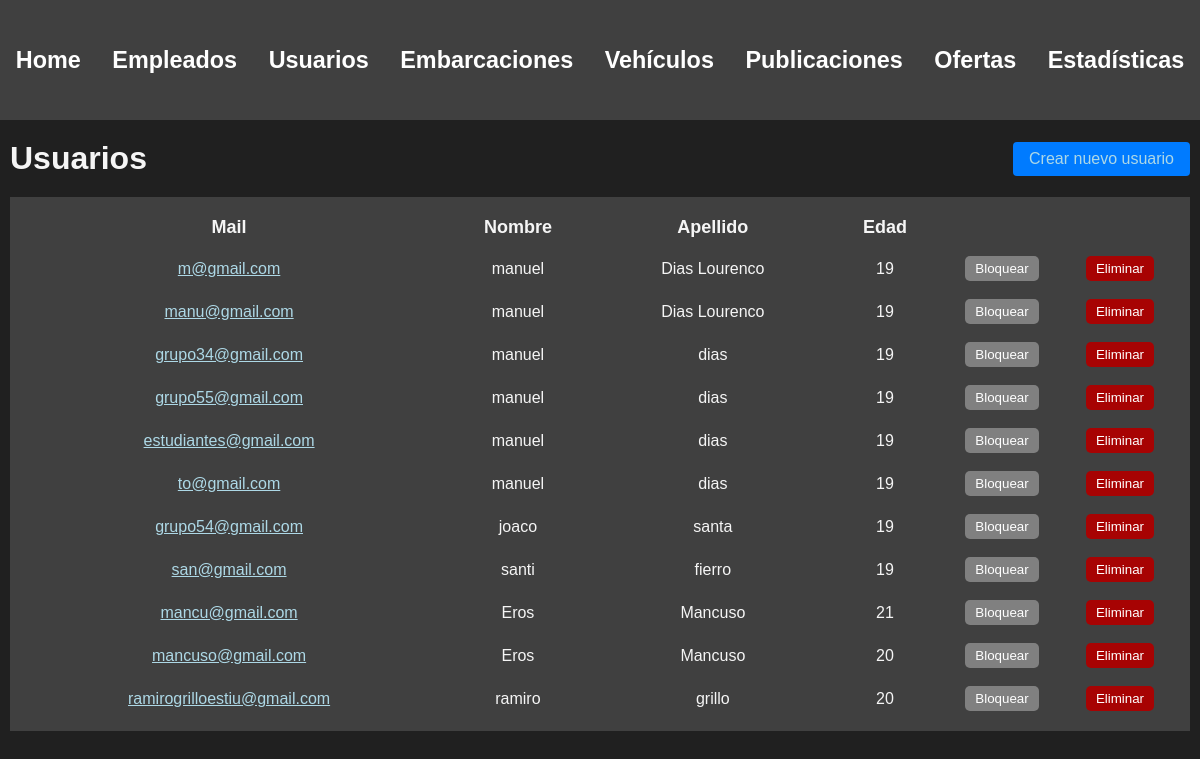
Screenshot of /administracion/usuarios/ (signed in) with the database file from the repository.
### usuarios/models.py (models this page shows, shortened)
class Usuario(AbstractBaseUser, PermissionsMixin):
    nombre = models.CharField(max_length=50)
    apellido = models.CharField(max_length=50)
    fecha_nacimiento = models.DateField()
    telefono = models.CharField(max_length=13)
    mail = models.EmailField(max_length=50, unique=True)
    password = models.CharField(max_length=128)
    is_staff= models.BooleanField(default=False)
    is_blocked= models.BooleanField(default=False)
    USERNAME_FIELD = 'mail'
    REQUIRED_FIELDS = ['nombre', 'apellido', 'fecha_nacimiento', 'telefono']

### administrador/views.py (the view)
# urls.py: path('', include('usuarios.urls')),
@login_required(login_url=reverse_lazy('home'))
def usuarios(request):
    user = request.user
    if not user.is_superuser:
        return redirect('home')
    usuarios = Usuario.objects.filter(is_staff=False)
    for usuario in usuarios:
        usuario.edad = calcular_edad(usuario.fecha_nacimiento)
    return render(request, 'users.html', {
        'usuarios' : usuarios
    })

### administrador/backend.py (called while the page is built)
def calcular_edad(fecha_nacimiento):
    fecha_actual = datetime.now()
    edad = fecha_actual.year - fecha_nacimiento.year - ((fecha_actual.month, fecha_actual.day) < (fecha_nacimiento.month, fecha_nacimiento.day))
    return edad

### autenticacion/backend.py (called while the page is built)
    def get_user(self, user_id):
        UserModel = get_user_model()
        try:
            return UserModel.objects.get(pk=user_id)
        except UserModel.DoesNotExist:
            return None

### administrador/templates/users.html (shortened to what this page needs)
{% extends 'layouts/navbar.html' %}
{% block content %}
<div class="header">
    <h1>Usuarios</h1>
    <a href="{% url 'crear usuario' %}" class="btn btn-primary">Crear nuevo usuario</a>
</div>
<table>
    <thead>
        <tr>
            <th>Mail</th>
            <th>Nombre</th>
            <th>Apellido</th>
            <th>Edad</th>
            <th></th>
            <th></th>
        </tr>
    </thead>
    <tbody>
        {% for usuario in usuarios %}
            <tr>
                <td>
                    <a href="{% url 'ver perfil' usuario.id %}"> {{usuario.mail}} </a>
                </td>
                <td>{{usuario.nombre}}</td>
                <td>{{usuario.apellido}}</td>
                <td>{{usuario.edad}}</td>
                <td>
                    {% if usuario.is_blocked %}
                        <form action="{% url 'desbloquear usuario' %}" method="post">
                            {% csrf_token %}
                            <input type="hidden" name="usuario_id" value="{{ usuario.id }}">
                            <button type="submit" class="btn-block">Desbloquear</button>
                        </form>
                    {% else %}
                        <form action="{% url 'bloquear usuario' %}" method="post">
                            <button type="submit" class="btn-block">Bloquear</button>
                        </form>
                    {% endif %}
                </td>
                <td>
                    <button class="btn-delete">Eliminar</button>
                </td>
            </tr>
        {% endfor %}
    </tbody>
</table>
{% endblock %}

### administrador/static/styles/main.css (style rules this page uses)
:root { --azul1: #6785b4; --azul2: #26a5b9; --azul3: #a9cecf; --gris: #c4c4be8c; --arena: #c8baa0; }
body { background: #202020; color: whitesmoke; font-family: arial; margin: 0; }
.header { display: flex; justify-content: space-between; align-items: center; margin-bottom: 20px; }
.header h1 { margin: 0; }
.btn-primary { background-color: #007bff; border-color: #007bff; color: #fff; padding: 8px 16px; border-radius: 4px; text-decoration: none; }
table { width: 100%; background: #404040; color: whitesmoke; padding: 10px; margin-bottom: 2px; }
table thead th { font-size: 18px; }
table tbody td { font-size: 16px; }
table th, table td { padding: 8px; text-align: center; }
a:link, a:visited { color: lightblue; font-size: 16px; }
.btn-delete { background-color: rgb(167, 3, 3); color: white; border: none; border-radius: 5px; padding: 5px 10px; }
.btn-block { background-color: gray; color: white; border: none; border-radius: 5px; padding: 5px 10px; }
td:nth-child(5), td:nth-child(6) { width: 100px; }

### rows the page displays
Usuario: mail "m@gmail.com", nombre "manuel", apellido "Dias Lourenco", edad "19"
Usuario: mail "manu@gmail.com", nombre "manuel", apellido "Dias Lourenco", edad "19"
Usuario: mail "grupo34@gmail.com", nombre "manuel", apellido "dias", edad "19"
Usuario: mail "grupo55@gmail.com", nombre "manuel", apellido "dias", edad "19"
Usuario: mail "estudiantes@gmail.com", nombre "manuel", apellido "dias", edad "19"
Usuario: mail "to@gmail.com", nombre "manuel", apellido "dias", edad "19"
Usuario: mail "grupo54@gmail.com", nombre "joaco", apellido "santa", edad "19"
Usuario: mail "san@gmail.com", nombre "santi", apellido "fierro", edad "19"
Usuario: mail "mancu@gmail.com", nombre "Eros", apellido "Mancuso", edad "21"
Usuario: mail "mancuso@gmail.com", nombre "Eros", apellido "Mancuso", edad "20"
Usuario: mail "ramirogrilloestiu@gmail.com", nombre "ramiro", apellido "grillo", edad "20"
